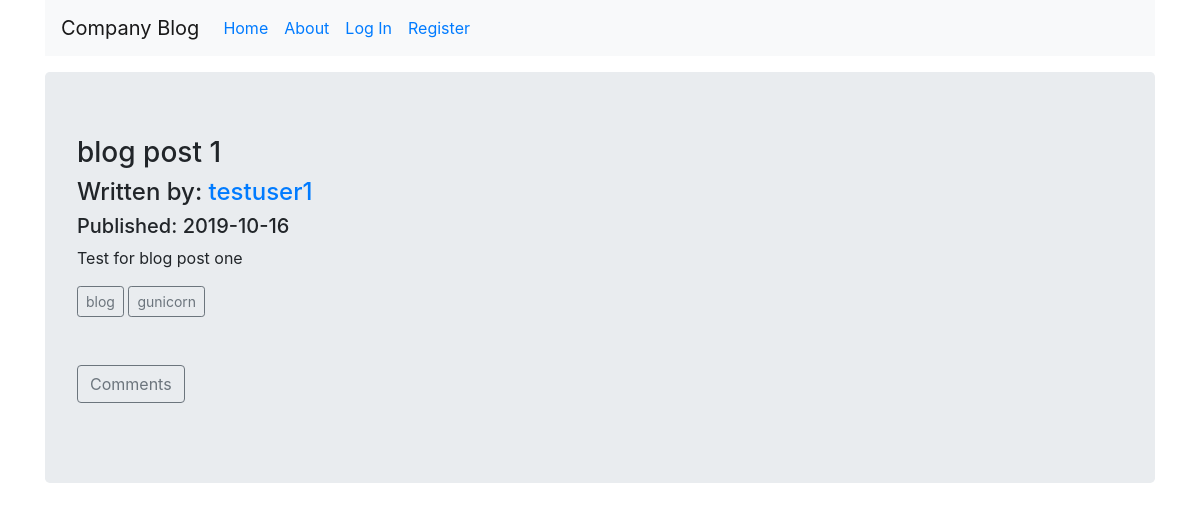
The app's page /post/blog-post-1 with its own data.
### companyblog/models.py (models this page shows, shortened)
class BlogPost(db.Model):
    __tablename__ = 'blogpost'
    users = db.relationship(User)
    id = db.Column(db.Integer,primary_key=True)
    user_id = db.Column(db.Integer, db.ForeignKey('users.id'), nullable=False)
    comments = db.relationship('Comment', backref='post', lazy=True)
    date = db.Column(db.DateTime, nullable=False, default=datetime.utcnow)
    title = db.Column(db.String(140),nullable=False, unique=True)
    text = db.Column(db.Text,nullable=False)
    slug = db.Column(db.String(140), nullable=False)
    tags = db.relationship(
        'Tag', secondary=post_tag,
        backref=db.backref('posts', lazy='dynamic'), lazy='dynamic'
    )

class User(db.Model, UserMixin):
    __tablename__ = 'users'
    id = db.Column(db.Integer, primary_key=True)
    profile_image = db.Column(db.String(20), nullable=False, default='default_profile.png')
    email = db.Column(db.String(64), unique=True, index=True)
    username = db.Column(db.String(64),unique=True, index=True)
    password_hash = db.Column(db.String(128))
    posts = db.relationship('BlogPost', backref='author', lazy=True)
    comments = db.relationship('Comment', backref='author', lazy=True)

class Tag(db.Model):
    id = db.Column(db.Integer,primary_key=True)
    tag = db.Column(db.String(64), nullable=False, unique=True)

### companyblog/blog_posts/views.py (the view, shortened to what this page needs)
@blog_posts.route('/post/<slug>', methods=['GET', 'POST'])
def view_post(slug):
    blog_post = BlogPost.query.filter_by(slug=slug).first_or_404()
    page = request.args.get("page", 1, type=int)
    comments = Comment.query.filter(Comment.post_id==blog_post.id).order_by(
        Comment.timestamp).paginate(
            page, current_app.config['POSTS_PER_PAGE'], False
            )
    form = CommentForm()
    return render_template(
        'view_post.html', post=blog_post, comments=comments, form=form
        )

### companyblog/templates/view_post.html (shortened to what this page needs)
{% extends "base.html" %}
{% block content %}
<div class="jumbotron">
    <h3>{{post.title}}</h3>
    <h4>Written by: <a href="{{url_for('users.user_posts', username=post.author.username)}}">{{post.author.username}}</a></h4>
    <h5>Published: {{post.date.strftime('%Y-%m-%d')}}</h5>
    <p>{{post.text}}</p>
    <div >
        {% for tag in post.tags %}
          <a href="{{url_for('blog_posts.posts_by_tag', tag=tag.tag)}}" class="btn btn-outline-secondary btn-sm">{{ tag.tag }}</a>
        {% endfor %}
    </div>
    <br>
    <br>
    <p>
        <a class="btn btn-outline-secondary" data-toggle="collapse" href="#collapseExample" role="button" aria-expanded="false" aria-controls="collapseExample">
          Comments
        </a>
    </p>
</div>
{% endblock %}

### records on screen
BlogPost: title "blog post 1", date "2019-10-16", text "Test for blog post one"
User: author.username "testuser1"
Tag: tag "blog"
Tag: tag "gunicorn"
